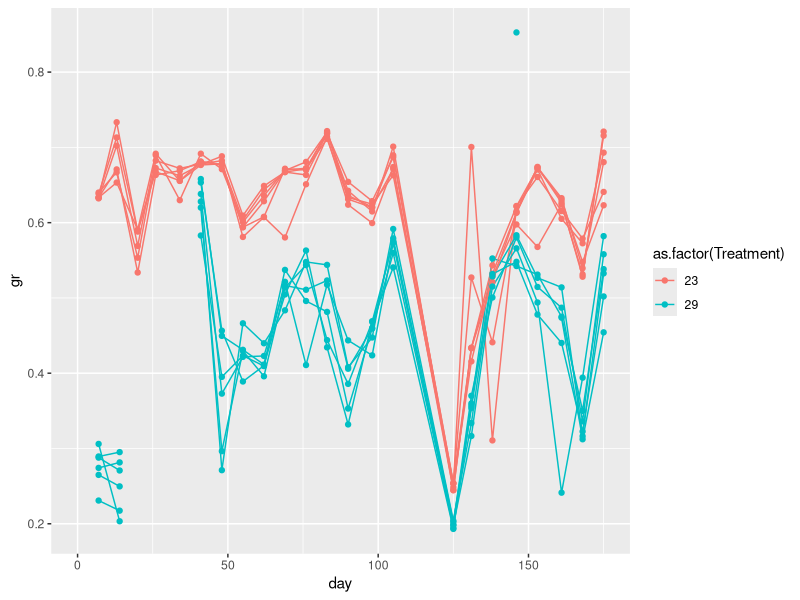
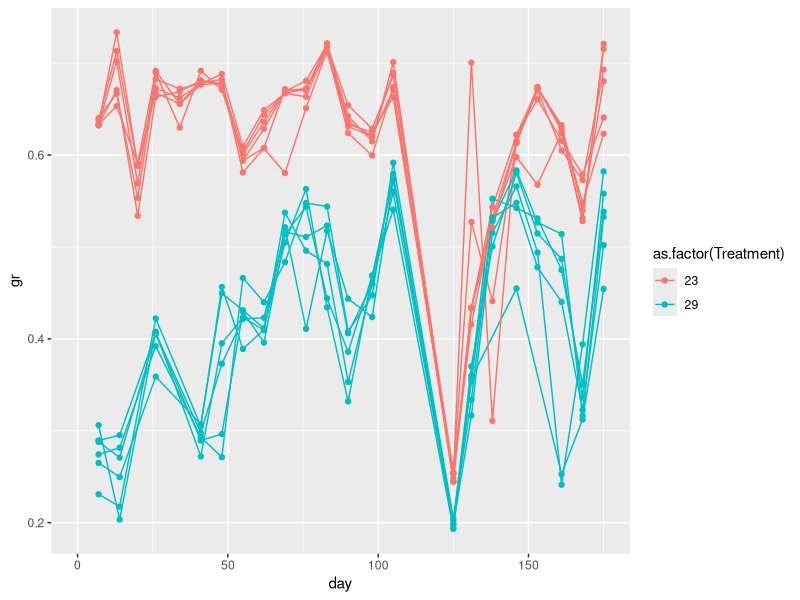
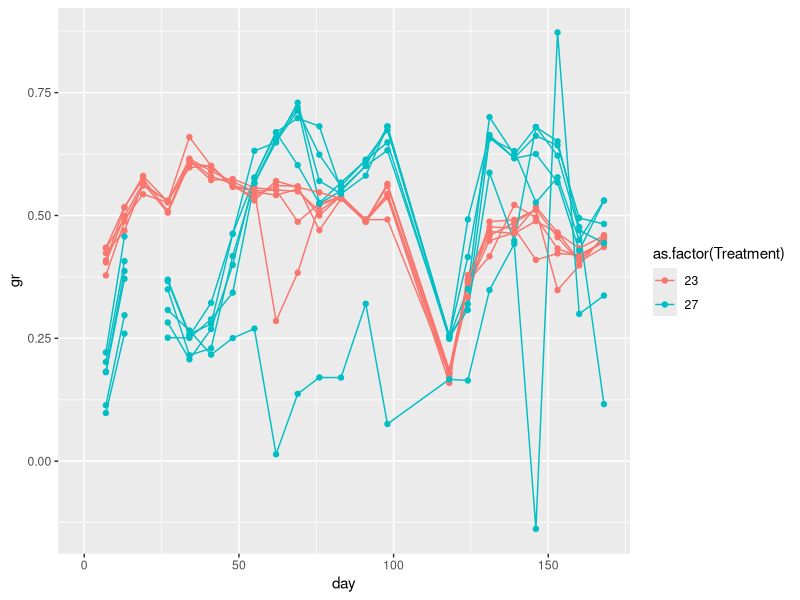
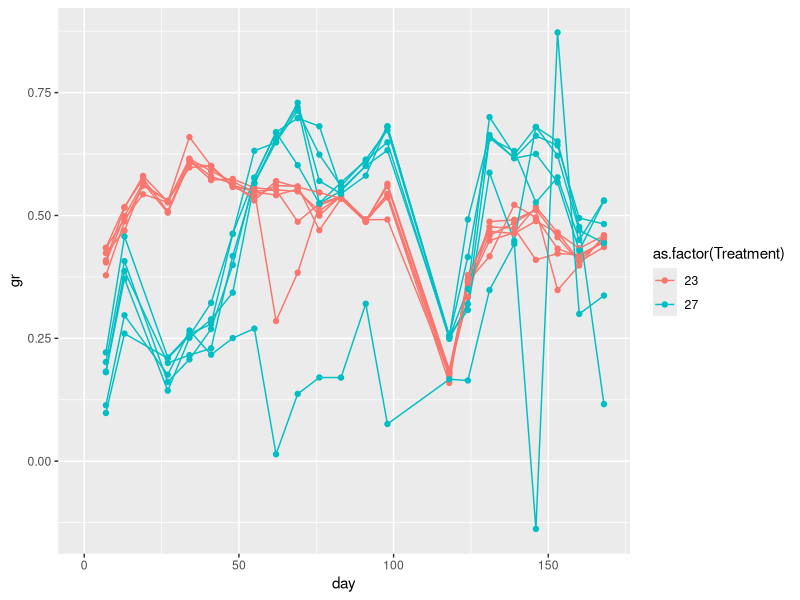
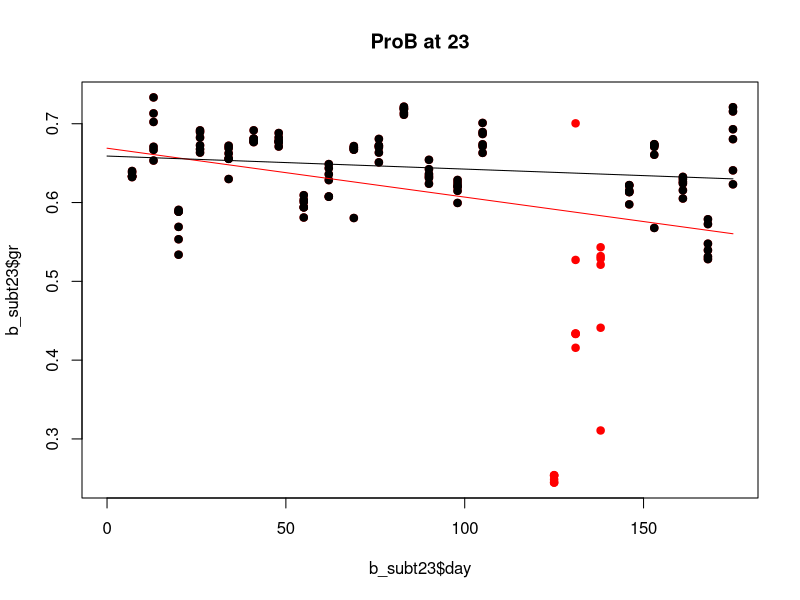
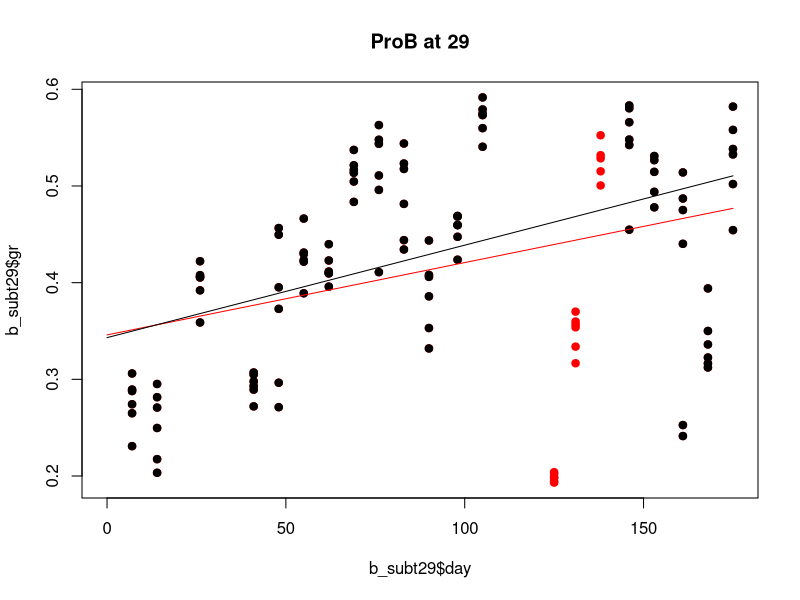
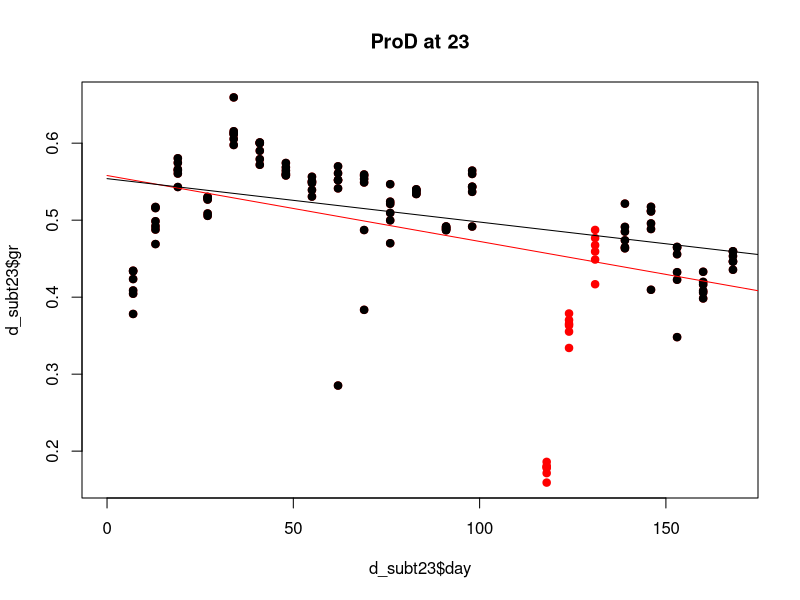
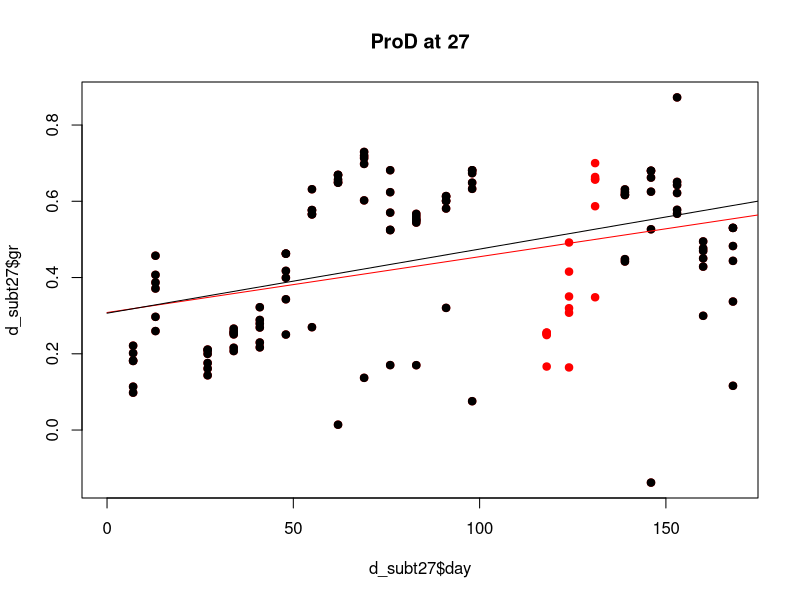

These figures' R source, in order:
library(ggplot2)
library(nlme)
library(lmerTest)


#####getting data ready#####
#read in data
b_evo <- read.csv("Pc_B_Evo.csv", sep=",", as.is=TRUE, header=TRUE)
d_evo <- read.csv("Pc_D_Evo.csv", sep=",", as.is=TRUE, header=TRUE)

#strip extra rows
b_evo<- b_evo[1:288,]
d_evo <- d_evo[1:276,]

#strip extra columns
b_evo <- b_evo[,1:7]
d_evo <- d_evo[,c(1,2,3,4,5,7,10)]

#format date info
b_evo$Date <- as.Date(b_evo$Date, "%d/%m/%Y")
d_evo$Date <- as.Date(d_evo$Date, "%d/%m/%Y")

#convert to days since begining
b_evo$day <- as.numeric(round(difftime(b_evo$Date, b_evo$Date[1], units="days"), digits=0))
d_evo$day <- as.numeric(round(difftime(d_evo$Date, d_evo$Date[1], units="days"), digits=0))

#make column of cell counts that are numeric
b_evo$Cell.count <- sub(",","",b_evo$Cell.count)
b_evo$Cell.count <- as.numeric(b_evo$Cell.count)
#for b, NAs introduced
#should be 14 - checks out - these were originally nas

d_evo$Cell.count <- sub(",","",d_evo$Count)
d_evo$Cell.count <- as.numeric(d_evo$Cell.count)
#for d, NAs introduced
#should be 6 - checks out - these were originally nas

#####find growth rates####
#?I think Ruth told me that the cells were diluted to 1000 cells/10ul for each transfer
#?not sure what time 0 means then...
#?I'm assuming these cell counts are /10ul for this analysis
#to calculate growth rate: (log(Cell.count) - log(1000))/#days
#?does rep 1 in 23 correspond to rep 1 in 29 in some way? for now, assume no and make unique
#?need to check when dilutions not done/done - NAs right now stopping calculations

b_evo$Rep <- paste(b_evo$Rep.ID,b_evo$Treatment)
d_evo$Rep <- paste(d_evo$Rep.ID,d_evo$Treatment)

#calculate growth rates for b
b_evo$gr <- NA
for (i in unique(b_evo$Rep)){
  sub <- subset(b_evo, Rep==i)
  for (j in 2:length(sub$File.ID)){
    b_evo[b_evo$Rep==i,]$gr[j] <- (log(sub$Cell.count[j])-log(1000))/(sub$day[j]-sub$day[j-1])
  }
}

#if remove rows with NAs, assuming dilution not done on any of those days
b_evo_nona <- b_evo[-which(is.na(b_evo$Cell.count)),]

#calculate growth rates for b without NAs
b_evo_nona$gr <- NA
for (i in unique(b_evo_nona$Rep)){
  sub <- subset(b_evo_nona, Rep==i)
  for (j in 2:length(sub$File.ID)){
    b_evo_nona[b_evo_nona$Rep==i,]$gr[j] <- (log(sub$Cell.count[j])-log(1000))/(sub$day[j]-sub$day[j-1])
  }
}


#calculate growth rates for d
d_evo$gr <- NA
for (i in unique(d_evo$Rep)){
  sub <- subset(d_evo, Rep==i)
  for (j in 2:length(sub$File.ID)){
    d_evo[d_evo$Rep==i,]$gr[j] <- (log(sub$Cell.count[j])-log(1000))/(sub$day[j]-sub$day[j-1])
  }
}

#if remove rows with NAs, assuming dilution not done on any of those days
d_evo_nona <- d_evo[-which(is.na(d_evo$Cell.count)),]

#calculate growth rates for b without NAs
d_evo_nona$gr <- NA
for (i in unique(d_evo_nona$Rep)){
  sub <- subset(d_evo_nona, Rep==i)
  for (j in 2:length(sub$File.ID)){
    d_evo_nona[d_evo_nona$Rep==i,]$gr[j] <- (log(sub$Cell.count[j])-log(1000))/(sub$day[j]-sub$day[j-1])
  }
}

#####plotting#####
#plot b without removing nas
ggplot(b_evo, aes(x=day, y=gr, col=as.factor(Treatment))) +
  geom_line(aes(group=Rep))+
  geom_point()

#plot b with removing nas
ggplot(b_evo_nona, aes(x=day, y=gr, col=as.factor(Treatment))) +
  geom_line(aes(group=Rep))+
  geom_point()
#mostly ok but huge dip at one timepoint - day 125 = 2022-03-31

#plot d without removing nas
ggplot(d_evo, aes(x=day, y=gr, col=as.factor(Treatment))) +
  geom_line(aes(group=Rep))+
  geom_point()

#plot d with removing nas
ggplot(d_evo_nona, aes(x=day, y=gr, col=as.factor(Treatment))) +
  geom_line(aes(group=Rep))+
  geom_point()
#they have a big dip as well - day 118 = 2022-03-31 - same date
#seems to affect next points as well - related to covid gap? maybe stationary phase and took awhile to recover?

###try to find overall lines of best fit
#b - b_evo_nona
#subset by Treatment - 23
b_subt23 <- subset(b_evo_nona, Treatment==23)
#make version where remove weird points
b_subt23.rm <- b_subt23[-which(b_subt23$day==125),]
b_subt23.rm <- b_subt23.rm[-which(b_subt23.rm$day==131),]
b_subt23.rm <- b_subt23.rm[-which(b_subt23.rm$day==138),]
#fit a linear model
fit1 <- lm(gr~day, data=b_subt23)
fit1.rm <- lm(gr~day, data=b_subt23.rm)
#look at the fits
plot(b_subt23$day, b_subt23$gr, pch=19, col="red")
points(b_subt23.rm$day, b_subt23.rm$gr, pch=19, col="black")
x_axis <- seq(0,175,length=100)
lines(x_axis, predict(fit1, data.frame(day=x_axis)), col="red")
lines(x_axis, predict(fit1.rm, data.frame(day=x_axis)), col="black")
title(main="ProB at 23")

#find values
summary(fit1)$adj.r.squared
fit1$coefficients
summary(fit1.rm)$adj.r.squared
fit1.rm$coefficients

#subset by Treatment - 29
b_subt29 <- subset(b_evo_nona, Treatment==29)
#make version where remove weird points
b_subt29.rm <- b_subt29[-which(b_subt29$day==125),]
b_subt29.rm <- b_subt29.rm[-which(b_subt29.rm$day==131),]
b_subt29.rm <- b_subt29.rm[-which(b_subt29.rm$day==138),]
#fit a linear model
fit1 <- lm(gr~day, data=b_subt29)
fit1.rm <- lm(gr~day, data=b_subt29.rm)
#look at the fits
plot(b_subt29$day, b_subt29$gr, pch=19, col="red")
points(b_subt29.rm$day, b_subt29.rm$gr, pch=19, col="black")
x_axis <- seq(0,175,length=100)
lines(x_axis, predict(fit1, data.frame(day=x_axis)), col="red")
lines(x_axis, predict(fit1.rm, data.frame(day=x_axis)), col="black")
title(main="ProB at 29")

#find values
summary(fit1)$adj.r.squared
fit1$coefficients
summary(fit1.rm)$adj.r.squared
fit1.rm$coefficients

#d - d_evo_nona
#subset by Treatment - 23
d_subt23 <- subset(d_evo_nona, Treatment==23)
#make version where remove weird points
d_subt23.rm <- d_subt23[-which(d_subt23$day==118),]
d_subt23.rm <- d_subt23.rm[-which(d_subt23.rm$day==124),]
d_subt23.rm <- d_subt23.rm[-which(d_subt23.rm$day==131),]
#fit a linear model
fit1 <- lm(gr~day, data=d_subt23)
fit1.rm <- lm(gr~day, data=d_subt23.rm)
#look at the fits
plot(d_subt23$day, d_subt23$gr, pch=19, col="red")
points(d_subt23.rm$day, d_subt23.rm$gr, pch=19, col="black")
x_axis <- seq(0,175,length=100)
lines(x_axis, predict(fit1, data.frame(day=x_axis)), col="red")
lines(x_axis, predict(fit1.rm, data.frame(day=x_axis)), col="black")
title(main="ProD at 23")

#find values
summary(fit1)$adj.r.squared
fit1$coefficients
summary(fit1.rm)$adj.r.squared
fit1.rm$coefficients

#subset by Treatment - 27
d_subt27 <- subset(d_evo_nona, Treatment==27)
#make version where remove weird points
d_subt27.rm <- d_subt27[-which(d_subt27$day==118),]
d_subt27.rm <- d_subt27.rm[-which(d_subt27.rm$day==124),]
d_subt27.rm <- d_subt27.rm[-which(d_subt27.rm$day==131),]
#fit a linear model
fit1 <- lm(gr~day, data=d_subt27)
fit1.rm <- lm(gr~day, data=d_subt27.rm)
#look at the fits
plot(d_subt27$day, d_subt27$gr, pch=19, col="red")
points(d_subt27.rm$day, d_subt27.rm$gr, pch=19, col="black")
x_axis <- seq(0,175,length=100)
lines(x_axis, predict(fit1, data.frame(day=x_axis)), col="red")
lines(x_axis, predict(fit1.rm, data.frame(day=x_axis)), col="black")
title(main="ProD at 27")

#find values
summary(fit1)$adj.r.squared
fit1$coefficients
summary(fit1.rm)$adj.r.squared
fit1.rm$coefficients

#####mixed effects models#####
#b - b_evo_nona
#make Treatment a factor
b_evo_nona$Treatment <- as.factor(b_evo_nona$Treatment)

#make version where remove weird points
b_evo_rm <- b_evo_nona[-which(b_evo_nona$day%in%c(125,131,138)),]


#fit a mixed effects model
b_nlme <- lme(gr ~ day*Treatment, random = ~ day|Rep, data=b_evo_nona, na.action=na.exclude)
b_lme4 <- lmer(gr ~ day*Treatment + (day|Rep), data = b_evo_nona, na.action=na.exclude)

summary(b_nlme)
summary(b_lme4)
VarCorr(b_nlme)
VarCorr(b_lme4)
confint(b_lme4, parm=c("day","Treatment29"))   # lmer
intervals(b_nlme, which="fixed")
anova(b_nlme)
anova(b_lme4, type=1)

#######left off here - visualize and do d and omit those others and get estimates for each?###########


fit1.rm <- lm(gr~day, data=b_subt23.rm)
#look at the fits
plot(b_subt23$day, b_subt23$gr, pch=19, col="red")
points(b_subt23.rm$day, b_subt23.rm$gr, pch=19, col="black")
x_axis <- seq(0,175,length=100)
lines(x_axis, predict(fit1, data.frame(day=x_axis)), col="red")
lines(x_axis, predict(fit1.rm, data.frame(day=x_axis)), col="black")

#find values
summary(fit1)$adj.r.squared
fit1$coefficients
summary(fit1.rm)$adj.r.squared
fit1.rm$coefficients

#subset by Treatment - 29
b_subt29 <- subset(b_evo_nona, Treatment==29)
#make version where remove weird points
b_subt29.rm <- b_subt29[-which(b_subt29$day==125),]
b_subt29.rm <- b_subt29.rm[-which(b_subt29.rm$day==131),]
b_subt29.rm <- b_subt29.rm[-which(b_subt29.rm$day==138),]
#fit a linear model
fit1 <- lm(gr~day, data=b_subt29)
fit1.rm <- lm(gr~day, data=b_subt29.rm)
#look at the fits
plot(b_subt29$day, b_subt29$gr, pch=19, col="red")
points(b_subt29.rm$day, b_subt29.rm$gr, pch=19, col="black")
x_axis <- seq(0,175,length=100)
lines(x_axis, predict(fit1, data.frame(day=x_axis)), col="red")
lines(x_axis, predict(fit1.rm, data.frame(day=x_axis)), col="black")

#find values
summary(fit1)$adj.r.squared
fit1$coefficients
summary(fit1.rm)$adj.r.squared
fit1.rm$coefficients

#d - d_evo_nona
#subset by Treatment - 23
d_subt23 <- subset(d_evo_nona, Treatment==23)
#make version where remove weird points
d_subt23.rm <- d_subt23[-which(d_subt23$day==118),]
d_subt23.rm <- d_subt23.rm[-which(d_subt23.rm$day==124),]
d_subt23.rm <- d_subt23.rm[-which(d_subt23.rm$day==131),]
#fit a linear model
fit1 <- lm(gr~day, data=d_subt23)
fit1.rm <- lm(gr~day, data=d_subt23.rm)
#look at the fits
plot(d_subt23$day, d_subt23$gr, pch=19, col="red")
points(d_subt23.rm$day, d_subt23.rm$gr, pch=19, col="black")
x_axis <- seq(0,175,length=100)
lines(x_axis, predict(fit1, data.frame(day=x_axis)), col="red")
lines(x_axis, predict(fit1.rm, data.frame(day=x_axis)), col="black")

#find values
summary(fit1)$adj.r.squared
fit1$coefficients
summary(fit1.rm)$adj.r.squared
fit1.rm$coefficients

#subset by Treatment - 27
d_subt27 <- subset(d_evo_nona, Treatment==27)
#make version where remove weird points
d_subt27.rm <- d_subt27[-which(d_subt27$day==118),]
d_subt27.rm <- d_subt27.rm[-which(d_subt27.rm$day==124),]
d_subt27.rm <- d_subt27.rm[-which(d_subt27.rm$day==131),]
#fit a linear model
fit1 <- lm(gr~day, data=d_subt27)
fit1.rm <- lm(gr~day, data=d_subt27.rm)
#look at the fits
plot(d_subt27$day, d_subt27$gr, pch=19, col="red")
points(d_subt27.rm$day, d_subt27.rm$gr, pch=19, col="black")
x_axis <- seq(0,175,length=100)
lines(x_axis, predict(fit1, data.frame(day=x_axis)), col="red")
lines(x_axis, predict(fit1.rm, data.frame(day=x_axis)), col="black")

#find values
summary(fit1)$adj.r.squared
fit1$coefficients
summary(fit1.rm)$adj.r.squared
fit1.rm$coefficients

#######compare beginning and end######

mean(d_subt27.rm[d_subt27.rm$day%in%unique(d_subt27.rm$day)[2:6],]$gr)
#0.2445429
mean(d_subt27.rm[d_subt27.rm$day%in%unique(d_subt27.rm$day)[15:19],]$gr)
#0.5135323

d_subt27_beg <- d_subt27[d_subt27$day%in%unique(d_subt27$day)[2:6],]
d_subt27_end <- d_subt27[d_subt27$day%in%unique(d_subt27$day)[(length(unique(d_subt27$day))-4):length(unique(d_subt27$day))],]
t.test(d_subt27_beg$gr, d_subt27_end$gr)
# Welch Two Sample t-test
#
# data:  d_subt27.rm_beg$gr and d_subt27.rm_end$gr
# t = -7.2127, df = 40.038, p-value = 9.448e-09
# alternative hypothesis: true difference in means is not equal to 0
# 95 percent confidence interval:
#   -0.3443608 -0.1936180
# sample estimates:
#   mean of x mean of y
# 0.2445429 0.5135323


d_subt23_beg <- d_subt23[d_subt23$day%in%unique(d_subt23$day)[2:6],]
d_subt23_end <- d_subt23[d_subt23$day%in%unique(d_subt23$day)[(length(unique(d_subt23$day))-4):length(unique(d_subt23$day))],]
t.test(d_subt23_beg$gr, d_subt23_end$gr)
#different in wrong direction.
#maybe do by sample?








fit1.rm <- lm(gr~day, data=b_subt23.rm)
